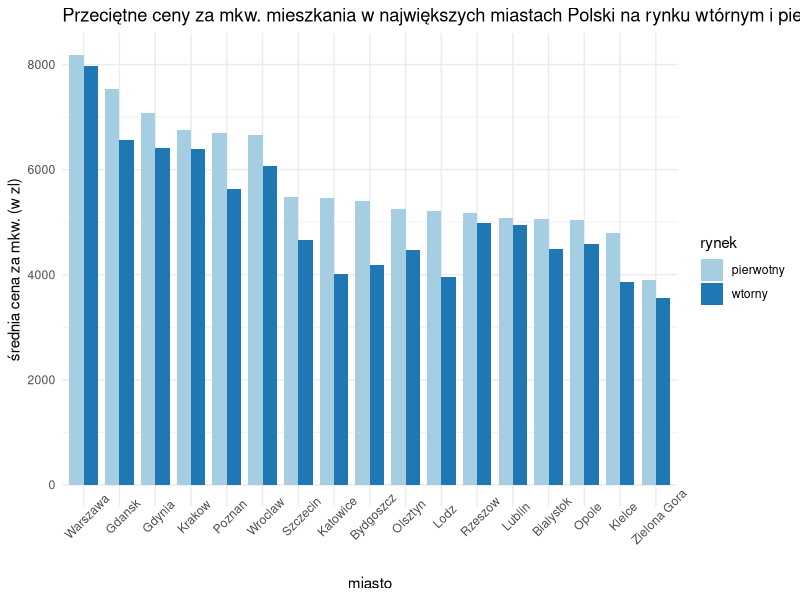

Generate this figure with R: (Note: this script raises an error after producing the figure.)
library(reshape2)
library(ggplot2)

dane <- read.csv("./dane.csv", sep = ";")
dane <- dane[with(dane, order(pierwotny)),]
dane <- dane[nrow(dane):1,]
dane$miasto <- factor(dane$miasto, levels = dane$miasto)
dat.m<-melt(dane, id.vars = "miasto")  
names(dat.m) <- c("miasto", "rynek", "cena")

#stary wykres
ggplot(data = dat.m,aes(x = miasto, y = cena, fill = rynek))+
  geom_bar(stat = "identity", width =  0.8, position=position_dodge())+
  scale_fill_brewer(palette="Paired")+
  theme_minimal() +
  labs(title="Przeciętne ceny za mkw. mieszkania w największych miastach Polski na rynku wtórnym i pierwotnym", x="miasto", y = "średnia cena za mkw. (w zl)") +
  theme(axis.text.x = element_text(angle = 45)) 


#wykres a
ggplot(data = dat.m,aes(x = miasto, y = cena, fill = rynek))+
  coord_flip() +
  geom_bar(stat = "identity", position=position_dodge())+
  scale_fill_brewer(palette="Set2")+
  theme_economist(horizontal=FALSE,base_size = 11)+
  theme(axis.ticks.y = element_blank(),        
        axis.text.y = element_blank(),
        axis.text=element_text(size=16),
        axis.title=element_text(size=14,face="bold"))+
  labs(title="Przeciętne ceny za mkw. mieszkania w największych miastach Polski na rynku wtórnym i pierwotnym", 
       x="miasto", y = "średnia cena za mkw. (w zl)") +
  guides(fill=guide_legend(title="Rynek",reverse=TRUE))+
  annotate(geom = 'text', label = dane$miasto, 
           x = dane$miasto, y = 2800,colour='azure',size=7,fontface=2)+
  scale_y_continuous(breaks=seq(0,8000,1000))


#wykres b
ggplot(data = dat.m,aes(x = miasto, y = cena, fill = rynek))+
  coord_flip() +
  geom_bar(stat = "identity", position=position_dodge())+
  scale_fill_brewer(palette="Set2")+
  theme_economist(horizontal=FALSE,base_size = 12)+
  theme(axis.ticks.y = element_blank(),      
        axis.text.y = element_blank(),
        axis.text=element_text(size=16),
        axis.title=element_text(size=14,face="bold"))+
  labs(title="Przeciętne ceny za mkw. mieszkania w największych miastach Polski na rynku wtórnym i pierwotnym", 
       x="miasto", y = "średnia cena za mkw. (w zl)") +
  guides(fill=guide_legend(title="Rynek",reverse=TRUE))+
  geom_text(aes(label=ifelse((rynek == 'pierwotny'), levels(dane$miasto),'')), 
            hjust = 3,stat = "identity",colour='white',size=7,fontface=2)+
  scale_y_continuous(breaks=seq(0,8000,1000))
